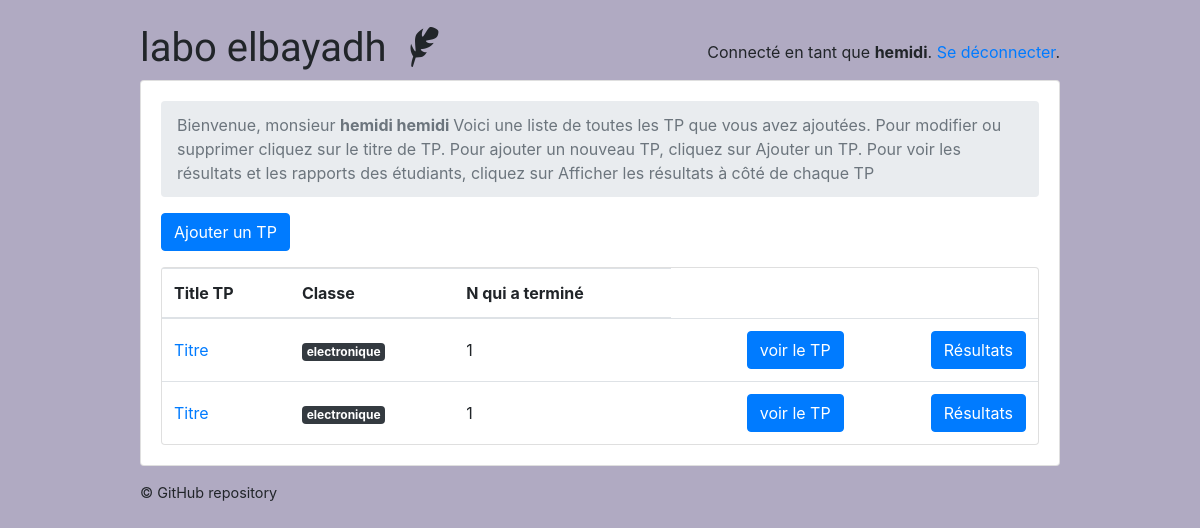
The page /teachers/ (signed in) on the database as committed earlier.
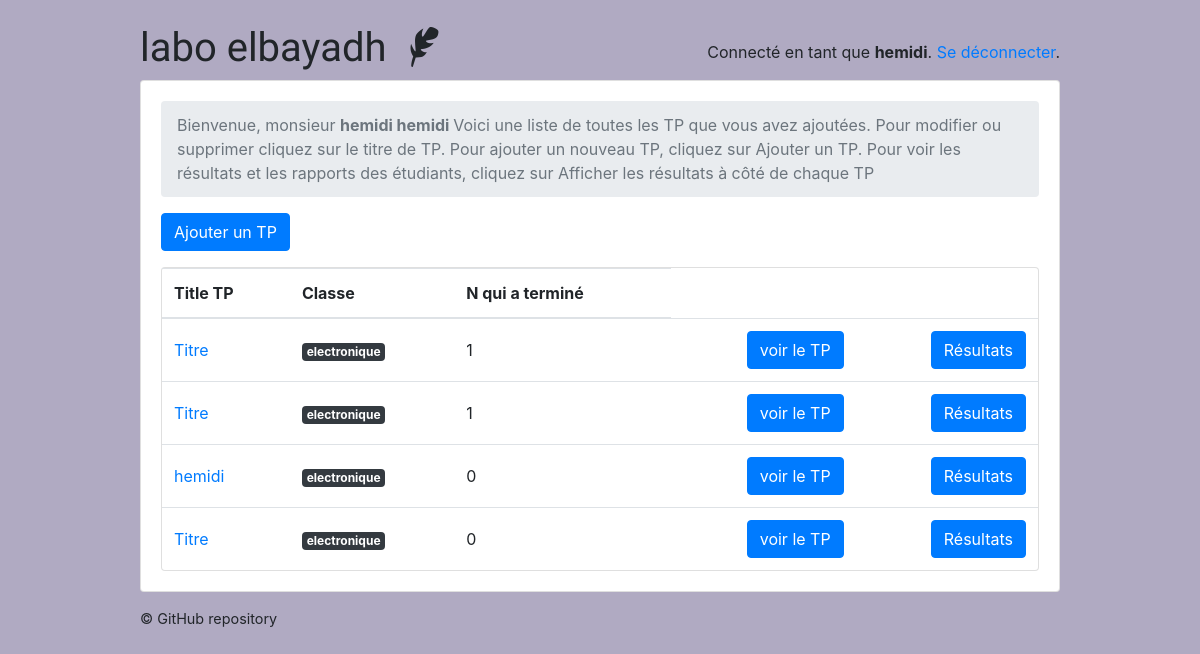
The same page on the database as committed later.
### classroom/models.py (models this page shows, shortened)
class Quiz(models.Model):
    owner = models.ForeignKey(User, on_delete=models.CASCADE, related_name='quizzes')
    name = models.CharField(max_length=255 , default='Titre' , verbose_name= 'Titre TP',)
    subject = models.ForeignKey(Subject, on_delete=models.CASCADE, related_name='quizzes', verbose_name= 'les filières',)
    type_tp_posible = (
        ('redressement et filtrage ', 'redressement et filtrage '),
        ('filtrage RC', 'filtrage RC'),
    )
    type_tp = models.CharField(max_length=500 ,choices=type_tp_posible , verbose_name= 'Type de circuit électrique')
    description = models.TextField( max_length=500 , verbose_name= 'Description de TP ')
    module = models.CharField(max_length=255, default='Matière' , verbose_name= 'Matière' )
    Temps_TP = models.IntegerField(default=5 , verbose_name= 'Temps de TP min')
    temps_cal = models.IntegerField(default=12 , verbose_name= 'L interval temporel de calendrier (À l\'heure)')
    email_cad = models.BooleanField(default=False ,verbose_name='Envoyer  des notifications   au étudiants  par email' )

class Subject(models.Model):
    name = models.CharField(max_length=30)
    color = models.CharField(max_length=7, default='#007bff')
    def get_html_badge(self):
        name = escape(self.name)
        color = escape(self.color)
        html = '<span class="badge badge-primary" style="background-color: %s">%s</span>' % (color, name)
        return mark_safe(html)

### classroom/views/teachers.py (the view)
# urls.py: path('', students.QuizListView.as_view(), name='quiz_list'),
@method_decorator([login_required, teacher_required], name='dispatch')
class QuizListView(ListView):
    model = Quiz
    ordering = ('name', )
    context_object_name = 'quizzes'
    template_name = 'classroom/teachers/quiz_change_list.html'
    def get_queryset(self):
        queryset = self.request.user.quizzes \
            .select_related('subject') \
            .annotate(questions_count=Count('questions', distinct=True)) \
            .annotate(taken_count=Count('taken_quizzes', distinct=True))
        return queryset

### classroom/templates/classroom/teachers/quiz_change_list.html
{% extends 'base.html' %}
{% block content %}
  <nav aria-label="breadcrumb">
    <ol class="breadcrumb">
      <li class="breadcrumb-item active" aria-current="page">Bienvenue, monsieur <strong> {{user.first_name  }} {{user.last_name}} </strong> Voici une liste de toutes les TP que vous avez ajoutées. Pour modifier ou supprimer cliquez sur le titre de TP. Pour ajouter un nouveau TP, cliquez sur Ajouter un TP.
 Pour voir les résultats et les rapports des étudiants, cliquez sur Afficher les résultats à côté de chaque TP</li>
    </ol>
  </nav>
  <a href="{% url 'teachers:quiz_add' %}" class="btn btn-primary mb-3" role="button">Ajouter un TP</a>
  <div class="card">
    <table class="table mb-0">
      <thead>
        <tr>
          <th>Title TP</th>
          <th>Classe</th>
          <th>N qui a terminé </th>
        </tr>
      </thead>
      <tbody>
        {% for quiz in quizzes %}
          <tr>
            <td class="align-middle"><a href="{% url 'teachers:quiz_change' quiz.pk %}">{{ quiz.name }}</a></td>
            <td class="align-middle">{{ quiz.subject.get_html_badge }}</td>
            <td class="align-middle">{{ quiz.taken_count }}</td>
            <td class="text-right">
              <a href="{% url 'teachers:take_tp_teacher' quiz.pk %}" class="btn btn-primary">voir le TP</a>
            </td>
            <td class="text-right">
              <a href="{% url 'teachers:quiz_results' quiz.pk %}" class="btn btn-primary">Résultats</a>
            </td>
          </tr>
        {% empty %}
          <tr>
            <td class="bg-light text-center font-italic" colspan="5">You haven't created any quiz yet.</td>
          </tr>
        {% endfor %}
      </tbody>
    </table>
  </div>
{% endblock %}

Rows that differ between the two databases and show on the page:
added Quiz: name "hemidi", subject.get_html_badge "electronique", taken_count "0"
added Quiz: name "Titre", subject.get_html_badge "electronique", taken_count "0"
